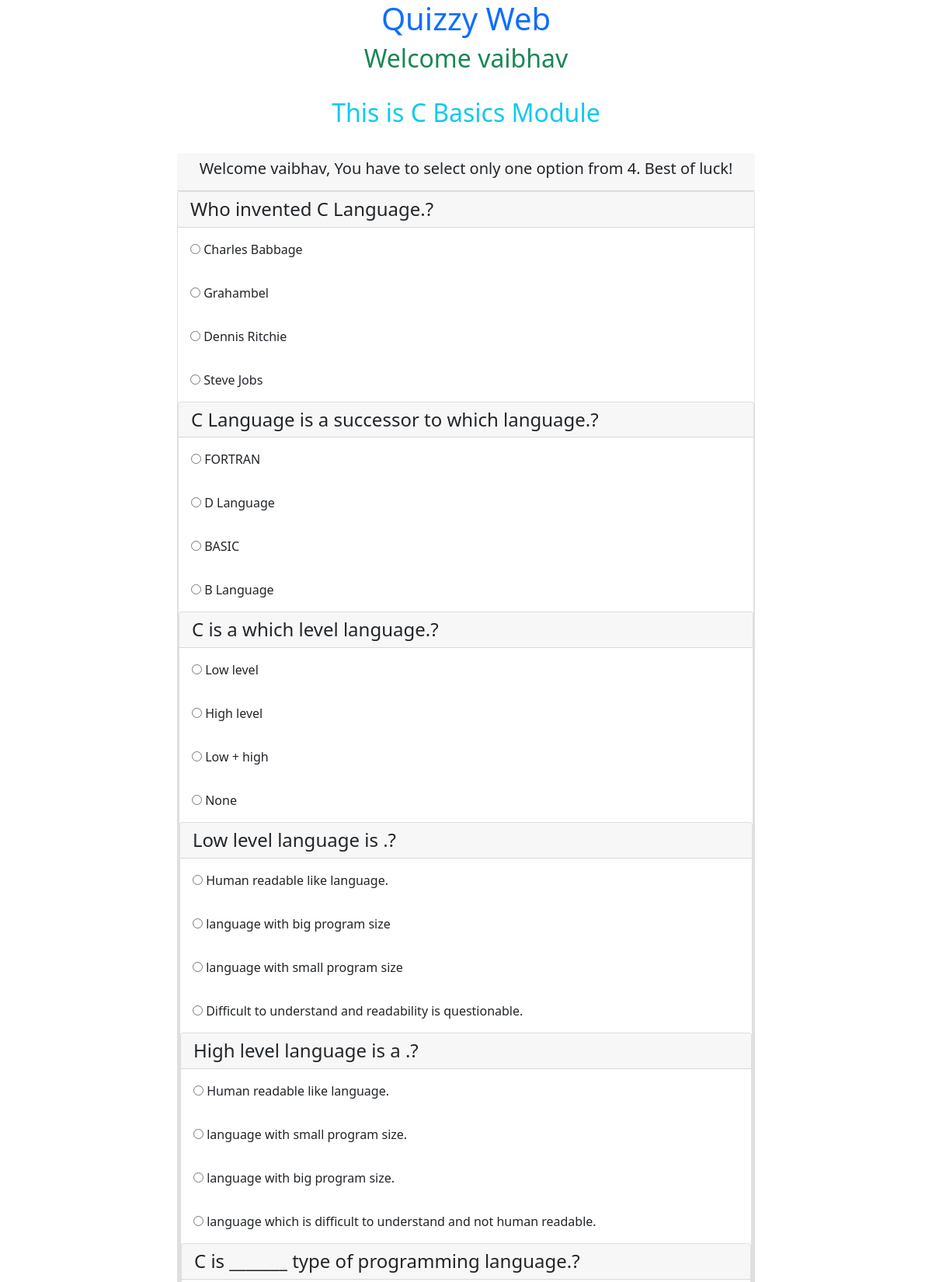
/cbasics.php (signed in, upper part), run on the app's committed database.
### tables this page shows
CREATE TABLE `questions` (
  `qid` int(250) NOT NULL,
  `question` varchar(250) DEFAULT NULL,
  `ans_id` int(250) DEFAULT NULL
);

CREATE TABLE `answers` (
  `aid` int(250) NOT NULL,
  `answer` varchar(250) DEFAULT NULL,
  `ans_id` int(250) DEFAULT NULL
);

### cbasics.php (the view, shortened to what this page needs)
<?php
   $con = mysqli_connect('localhost','root');
   	mysqli_select_db($con,'quizdbase');
?>
<!DOCTYPE html>
<html lang="en">
<head>
	<link rel="stylesheet" href="css/bootstrap.css">
</head>
<body >
    <div class="container">
        <h1 class="text-center text-primary">Quizzy Web</h1>
        <h2 class="text-center text-success">Welcome <?php echo $_SESSION['username'];?></h2></br>
        <h2 class="text-center text-info">This is C Basics Module</h2></br>
         <div class="col-lg-8 m-auto d-block">
        <div class=" text-center card-header">
            <h5>Welcome <?php echo $_SESSION['username'];?>, You have to select only one option from 4. Best of luck!</h4>
        </div>
    <form action="check.php" method="post">
    <?php
    for($i=1;$i<11;$i++){
    $q="select * from questions where qid=$i";
    $query=mysqli_query($con,$q);
    while($rows=mysqli_fetch_array($query))
    {
    ?>
        <div class="card">
            <h4 class="card-header"><?php echo $rows['question']?></h4>
            <?php
                $q="select * from answers where ans_id=$i";
                $query=mysqli_query($con,$q);
                while($rows=mysqli_fetch_array($query)){
            ?>
            <div class="card-body">
                <input type="radio" name="quizcheck[<?php echo $rows['ans_id']?>]" value="<?php echo $rows['aid'];?>" required>
                <?php echo $rows['answer'];?>
            </div>
    <?php
    }
    }
}
    ?>
    </form>
</div>
</div>
<br><br>
</body>
</html>

### data on the page
questions: question "Who invented C Language.?"
answers: answer "Charles Babbage"
answers: answer "Grahambel"
answers: answer "Dennis Ritchie"
answers: answer "Steve Jobs"
questions: question "C Language is a successor to which language.?"
answers: answer "FORTRAN"
answers: answer "D Language"
answers: answer "BASIC"
answers: answer "B Language"
questions: question "C is a which level language.?"
answers: answer "Low level"
answers: answer "High level"
answers: answer "Low + high"
answers: answer "None"
questions: question "Low level language is .?"
answers: answer "Human readable like language."
answers: answer "language with big program size"
answers: answer "language with small program size"
answers: answer "Difficult to understand and readability is questionable."
questions: question "High level language is a .?"
answers: answer "Human readable like language."
answers: answer "language with small program size."
answers: answer "language with big program size."
answers: answer "language which is difficult to understand and not human readable."
questions: question "C is _______ type of programming language.?"

### other printed values
$_SESSION['username'] "vaibhav"
